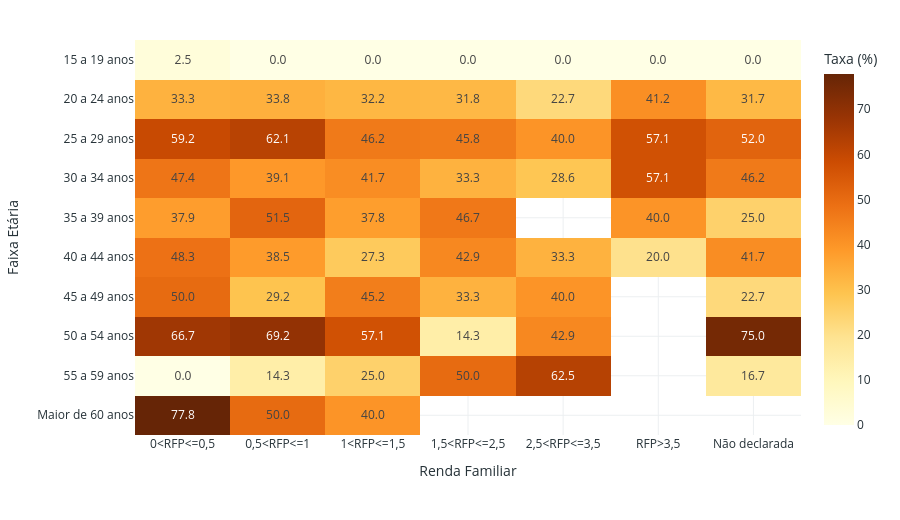

The notebook cell this image was saved under:
### Markdown cell above
#### Gráficos 22 a 24 — Heatmaps de retenção

### Code cell
p22 = heatmap_cruzado(df, 'Faixa Etária', 'Renda Familiar', 'Retido', ORDEM_ETARIA, ORDEM_RENDA, n_minimo)
fig_heatmap(p22, 'Taxa de Retenção — Faixa Etária × Renda Familiar', 'YlOrBr').show()

p23 = heatmap_cruzado(df, 'Sexo', 'Turno', 'Retido', None, None, n_minimo)
fig_heatmap(p23, 'Taxa de Retenção — Sexo × Turno', 'YlOrBr').show()

p24 = heatmap_cruzado(df, 'Cor / Raça', 'Renda Familiar', 'Retido', None, ORDEM_RENDA, n_minimo)
fig_heatmap(p24, 'Taxa de Retenção — Cor/Raça × Renda Familiar', 'YlOrBr').show()

### Figure 1 — Plotly figure (JSON) as saved in the notebook; plotly's stock layout.template omitted (floating-point values rounded to 4 significant figures)
{"data": [{"coloraxis": "coloraxis", "hovertemplate": "Renda Familiar: %{x}<br>Faixa Etária: %{y}<br>Taxa (%): %{z}<extra></extra>", "name": "0", "texttemplate": "%{z:.1f}", "type": "heatmap", "x": ["0<RFP<=0,5", "0,5<RFP<=1", "1<RFP<=1,5", "1,5<RFP<=2,5", "2,5<RFP<=3,5", "RFP>3,5", "Não declarada"], "xaxis": "x", "y": ["15 a 19 anos", "20 a 24 anos", "25 a 29 anos", "30 a 34 anos", "35 a 39 anos", "40 a 44 anos", "45 a 49 anos", "50 a 54 anos", "55 a 59 anos", "Maior de 60 anos"], "yaxis": "y", "z": [[2.5, 0.0, 0.0, 0.0, 0.0, 0.0, 0.0], [33.3, 33.8, 32.2, 31.8, 22.7, 41.2, 31.7], [59.2, 62.1, 46.2, 45.8, 40.0, 57.1, 52.0], [47.4, 39.1, 41.7, 33.3, 28.6, 57.1, 46.2], [37.9, 51.5, 37.8, 46.7, NaN, 40.0, 25.0], [48.3, 38.5, 27.3, 42.9, 33.3, 20.0, 41.7], [50.0, 29.2, 45.2, 33.3, 40.0, NaN, 22.7], [66.7, 69.2, 57.1, 14.3, 42.9, NaN, 75.0], [0.0, 14.3, 25.0, 50.0, 62.5, NaN, 16.7], [77.8, 50.0, 40.0, NaN, NaN, NaN, NaN]]}], "layout": {"coloraxis": {"colorbar": {"title": {"text": "Taxa (%)"}}, "colorscale": [[0, "rgb(255,255,229)"], [0.125, "rgb(255,247,188)"], [0.25, "rgb(254,227,145)"], [0.375, "rgb(254,196,79)"], [0.5, "rgb(254,153,41)"], [0.625, "rgb(236,112,20)"], [0.75, "rgb(204,76,2)"], [0.875, "rgb(153,52,4)"], [1, "rgb(102,37,6)"]]}, "font": {"color": "#263238"}, "height": 520, "legend": {"orientation": "h", "title": {"text": ""}, "x": 0.5, "xanchor": "center", "y": -0.2, "yanchor": "top"}, "margin": {"b": 85, "l": 20, "r": 20, "t": 40}, "paper_bgcolor": "white", "plot_bgcolor": "white", "title": {"text": ""}, "xaxis": {"anchor": "y", "domain": [0, 1], "gridcolor": "#ECEFF1", "showgrid": true, "title": {"text": "Renda Familiar"}, "zeroline": false}, "yaxis": {"anchor": "x", "autorange": "reversed", "domain": [0, 1], "gridcolor": "#ECEFF1", "showgrid": true, "title": {"text": "Faixa Etária"}, "zeroline": false}}}
